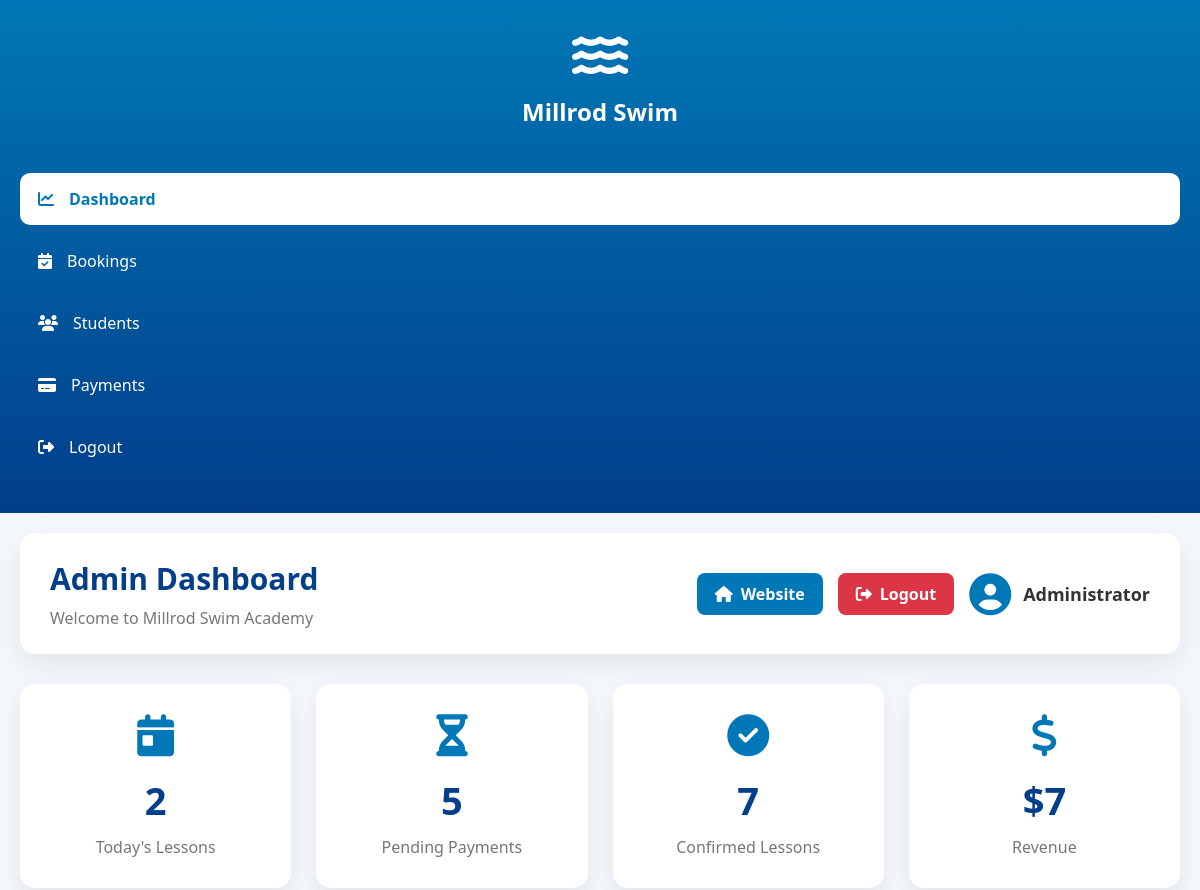
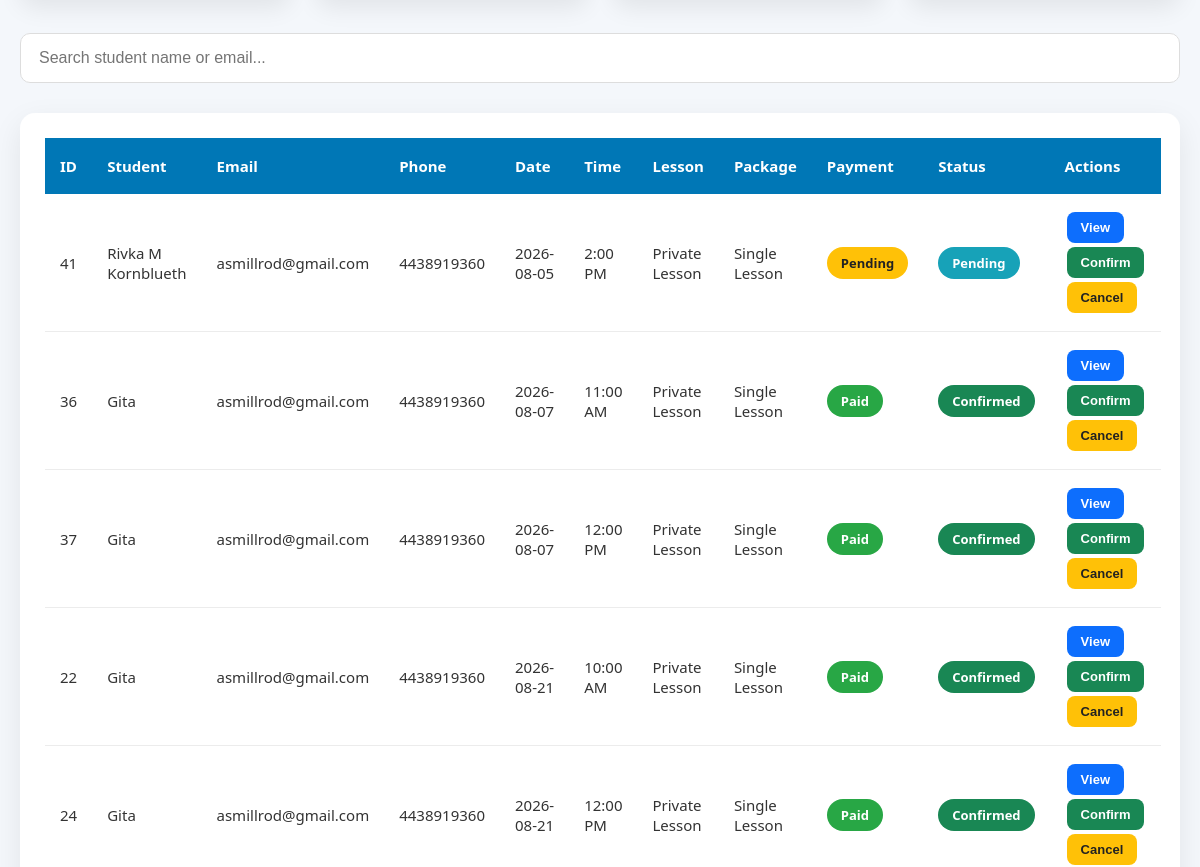
Page /admin/ (signed in, upper part) on the earlier database version (2 pictures, top to bottom).
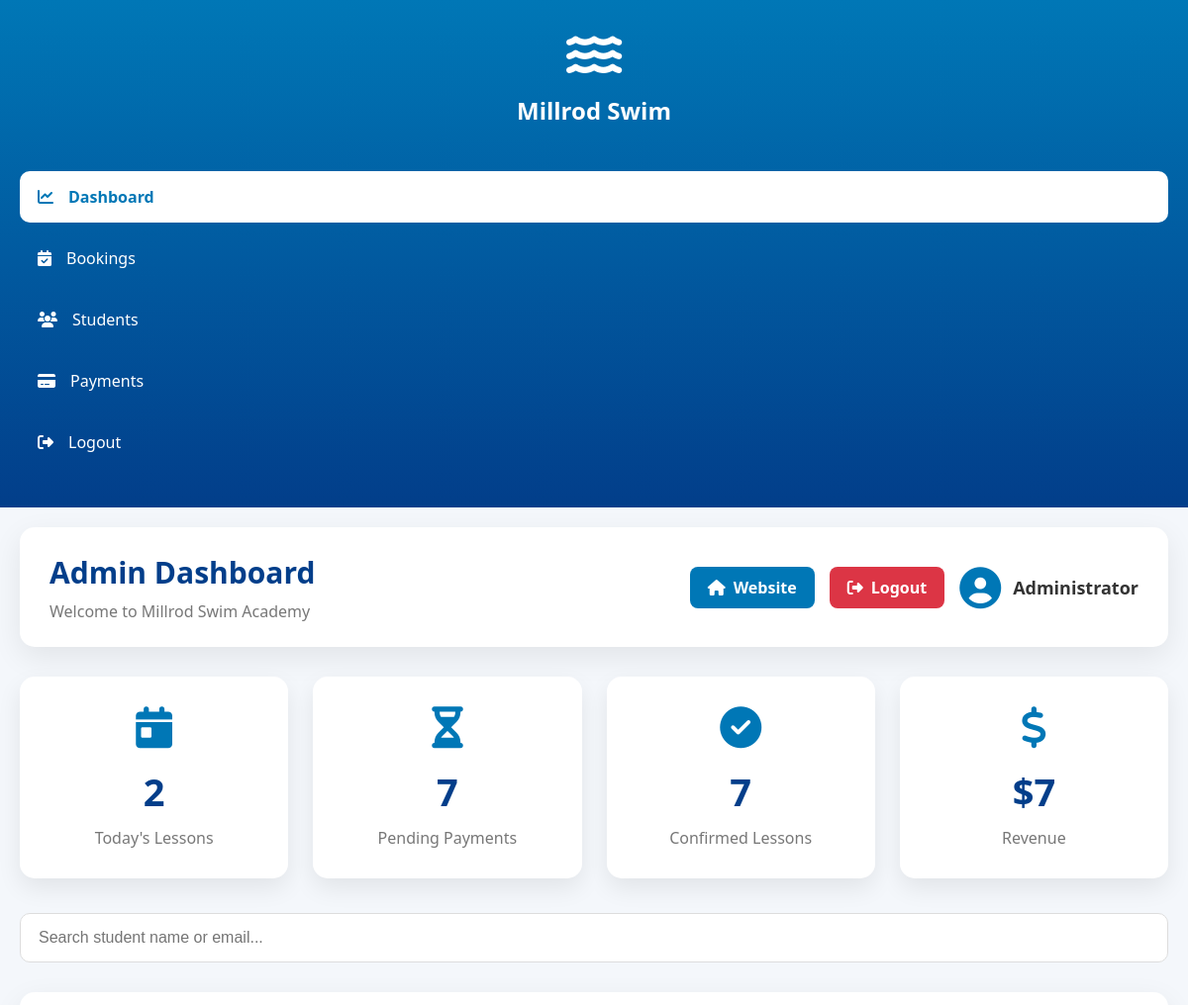
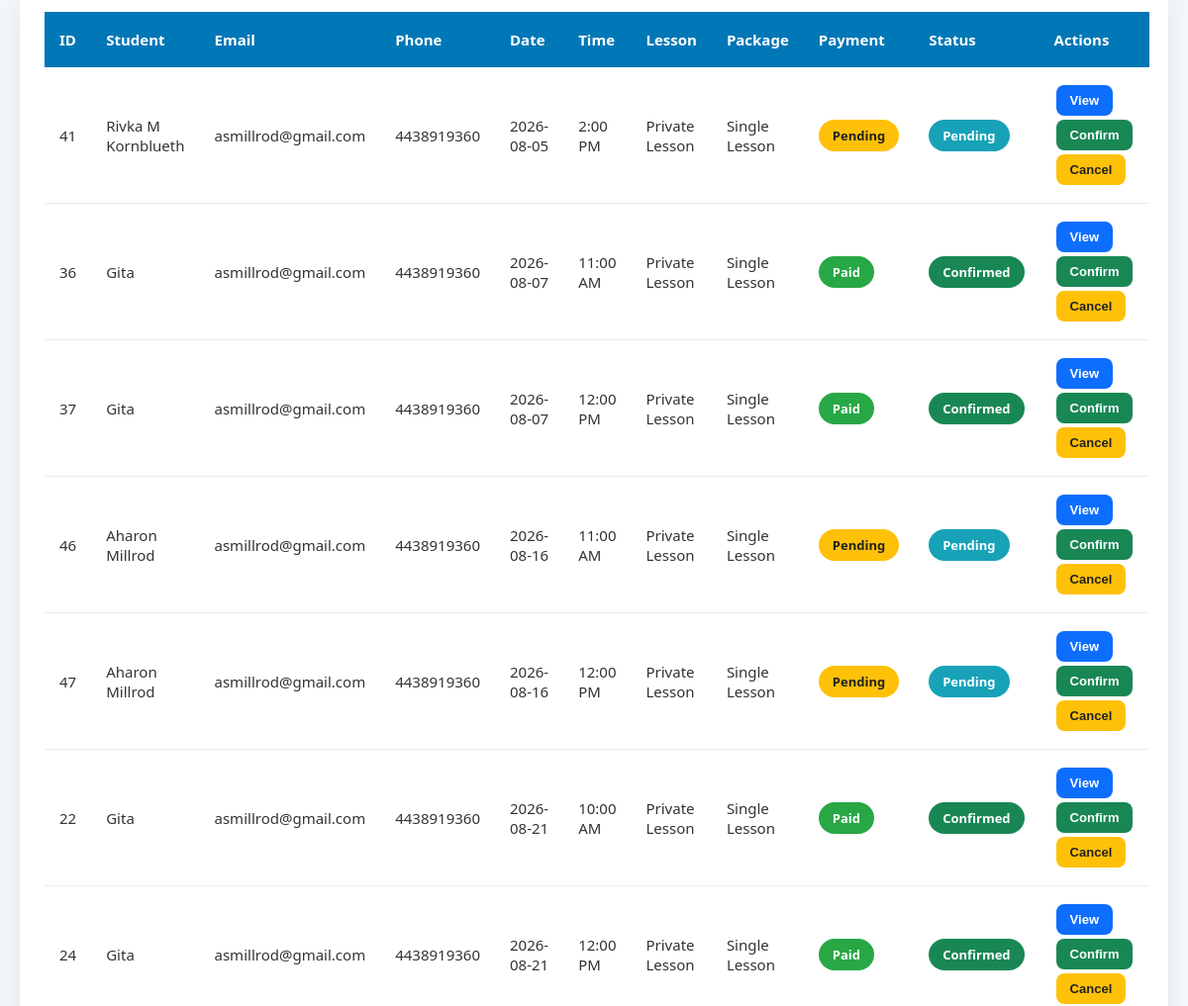
Same page on the later database version (2 pictures, top to bottom).
### tables this page shows
CREATE TABLE bookings (

        id INTEGER PRIMARY KEY AUTOINCREMENT,

        -- Customer information
        name TEXT NOT NULL,

        email TEXT NOT NULL,

        phone TEXT,

        -- Lesson information
        lesson_type TEXT NOT NULL,

        package TEXT NOT NULL,

        -- Schedule
        lesson_date TEXT NOT NULL,

        lesson_time TEXT NOT NULL,

        -- Payment
        payment_status TEXT DEFAULT 'pending',

        stripe_payment_id TEXT,

        -- Booking status
        status TEXT DEFAULT 'pending',

        -- Reminder system
        reminder_sent INTEGER DEFAULT 0,

        created_at TIMESTAMP DEFAULT CURRENT_TIMESTAMP

    , payment_method TEXT DEFAULT 'card', price TEXT);

### routes/admin.py (the view)
@admin_bp.route("/")
def admin_dashboard():
    if not admin_required():
        return redirect(
            url_for(
                "admin.admin_login"
            )
        )
    conn = get_db_connection()
    cursor = conn.cursor()
    cursor.execute(
        """
        SELECT *
        FROM bookings
        ORDER BY lesson_date, lesson_time
        """
    )
    bookings = cursor.fetchall()
    today = datetime.now().strftime(
        "%Y-%m-%d"
    )
    cursor.execute(
        """
        SELECT COUNT(*)
        FROM bookings
        WHERE lesson_date=?
        AND status='confirmed'
        """,
        (today,)
    )
    today_lessons = cursor.fetchone()[0]
    cursor.execute(
        """
        SELECT COUNT(*)
        FROM bookings
        WHERE payment_status='pending'
        """
    )
    pending_payments = cursor.fetchone()[0]
    cursor.execute(
        """
        SELECT COUNT(*)
        FROM bookings
        WHERE status='confirmed'
        """
    )
    confirmed_lessons = cursor.fetchone()[0]
    cursor.execute(
        """
        SELECT COUNT(*)
        FROM bookings
        WHERE payment_status='paid'
        """
    )
    revenue = cursor.fetchone()[0]
    conn.close()
    return render_template(
        "admin.html",
        bookings=bookings,
        today_lessons=today_lessons,
        pending_payments=pending_payments,
        confirmed_lessons=confirmed_lessons,
        revenue=revenue
    )

### database.py (called while the page is built)
def get_db_connection():
    conn = sqlite3.connect(DATABASE)
    conn.row_factory = sqlite3.Row
    return conn

### routes/admin.py (called while the page is built)
def admin_required():
    return session.get(
        "admin_logged_in",
        False
    )

### templates/admin.html (shortened to what this page needs)
<!doctype html>
<html lang="en">
  <head>
    <link
      rel="stylesheet"
      href="{{ url_for('static', filename='admin.css') }}"
    />
    <link
      rel="stylesheet"
      href="https://cdnjs.cloudflare.com/ajax/libs/font-awesome/6.6.0/css/all.min.css"
    />
  </head>
  <body>
    <div class="dashboard">
      <aside class="sidebar">
        <div class="logo">
          <i class="fas fa-water"></i>
          <h2>Millrod Swim</h2>
        </div>
        <nav>
          <a href="#" class="active">
            <i class="fas fa-chart-line"></i>
            Dashboard
          </a>
          <a href="#bookings">
            <i class="fas fa-calendar-check"></i>
            Bookings
          </a>
          <a href="#students">
            <i class="fas fa-users"></i>
            Students
          </a>
          <a href="#payments">
            <i class="fas fa-credit-card"></i>
            Payments
          </a>
          <a href="/admin/logout">
            <i class="fas fa-sign-out-alt"></i>
            Logout
          </a>
        </nav>
      </aside>
      <main class="content">
        <header class="topbar">
          <div>
            <h1>Admin Dashboard</h1>
            <p>Welcome to Millrod Swim Academy</p>
          </div>
          <div class="topbar-actions">
            <a href="/" class="home-btn">
              <i class="fas fa-home"></i>
              Website
            </a>
            <a href="/admin/logout" class="logout-btn">
              <i class="fas fa-sign-out-alt"></i>
              Logout
            </a>
            <div class="admin-user">
              <i class="fas fa-user-circle"></i>
              <span>Administrator</span>
            </div>
          </div>
        </header>
        <section class="stats">
          <div class="card">
            <i class="fas fa-calendar-day"></i>
            <h3>{{ today_lessons }}</h3>
            <p>Today's Lessons</p>
          </div>
          <div class="card">
            <i class="fas fa-hourglass-half"></i>
            <h3>{{ pending_payments }}</h3>
            <p>Pending Payments</p>
          </div>
          <div class="card">
            <i class="fas fa-check-circle"></i>
            <h3>{{ confirmed_lessons }}</h3>
            <p>Confirmed Lessons</p>
          </div>
          <div class="card">
            <i class="fas fa-dollar-sign"></i>
            <h3>${{ revenue }}</h3>
            <p>Revenue</p>
          </div>
        </section>
        <section class="search-bar">
          <input
            type="text"
            id="searchInput"
            placeholder="Search student name or email..."
          />
        </section>
        <section class="table-container" id="bookings">
          <table id="bookingTable">
            <thead>
              <tr>
                <th>ID</th>
                <th>Student</th>
                <th>Email</th>
                <th>Phone</th>
                <th>Date</th>
                <th>Time</th>
                <th>Lesson</th>
                <th>Package</th>
                <th>Payment</th>
                <th>Status</th>
                <th>Actions</th>
              </tr>
            </thead>
            <tbody>
              {% for booking in bookings %}
              <tr>
                <td>{{ booking.id }}</td>
                <td>{{ booking.name }}</td>
                <td>{{ booking.email }}</td>
                <td>{{ booking.phone }}</td>
                <td>{{ booking.lesson_date }}</td>
                <td>{{ booking.lesson_time }}</td>
                <td>{{ booking.lesson_type }}</td>
                <td>{{ booking.package }}</td>
                <td>
                  {% if booking.payment_status == "paid" %}
                  <span class="badge paid"> Paid </span>
                  {% else %}
                  <span class="badge pending"> Pending </span>
                  {% endif %}
                </td>
                <td>
                  {% if booking.status == "confirmed" %}
                  <span class="badge confirmed"> Confirmed </span>
                  {% elif booking.status == "cancelled" %}
                  <span class="badge cancelled"> Cancelled </span>
                  {% else %}
                  <span class="badge waiting"> Pending </span>
                  {% endif %}
                </td>
                <td>
                  <button class="view-btn" data-id="{{ booking.id }}">
                    View
                  </button>
                  <button class="confirm-btn" data-id="{{ booking.id }}">
                    Confirm
                  </button>
                  <button class="cancel-btn" data-id="{{ booking.id }}">
                    Cancel
                  </button>
                </td>
              </tr>
              {% endfor %}
            </tbody>
          </table>
        </section>
      </main>
    </div>
  </body>
</html>

### static/admin.css (style rules this page uses)
* { margin: 0; padding: 0; box-sizing: border-box; }
body { font-family: "Segoe UI", Tahoma, Geneva, Verdana, sans-serif; background: #f4f7fb; color: #333; }
a { text-decoration: none; color: inherit; }
.dashboard { display: flex; min-height: 100vh; }
.sidebar { width: 260px; background: linear-gradient(180deg, #0077b6, #023e8a); color: white; padding: 30px 20px; position: fixed; left: 0; top: 0; bottom: 0; }
.logo { text-align: center; margin-bottom: 45px; }
.logo i { font-size: 50px; margin-bottom: 15px; }
.logo h2 { font-size: 24px; font-weight: bold; }
.sidebar nav { display: flex; flex-direction: column; }
.sidebar nav a { padding: 15px 18px; margin-bottom: 10px; border-radius: 10px; transition: 0.3s; display: flex; align-items: center; gap: 15px; font-size: 16px; }
.sidebar nav a.active { background: white; color: #0077b6; font-weight: bold; }
.content { margin-left: 260px; flex: 1; padding: 35px; }
.topbar { background: white; border-radius: 15px; padding: 25px 30px; display: flex; justify-content: space-between; align-items: center; box-shadow: 0 10px 30px rgba(0, 0, 0, 0.08); margin-bottom: 30px; }
.topbar h1 { color: #023e8a; font-size: 30px; }
.topbar p { margin-top: 8px; color: #777; }
.admin-user { display: flex; align-items: center; gap: 12px; font-size: 18px; font-weight: bold; }
.admin-user i { font-size: 42px; color: #0077b6; }
.stats { display: grid; grid-template-columns: repeat(auto-fit, minmax(220px, 1fr)); gap: 25px; margin-bottom: 35px; }
.card { background: white; border-radius: 15px; padding: 30px; box-shadow: 0 10px 25px rgba(0, 0, 0, 0.08); transition: 0.3s; text-align: center; }
.card i { font-size: 42px; color: #0077b6; margin-bottom: 18px; }
.card h3 { font-size: 38px; color: #023e8a; margin-bottom: 10px; }
.card p { color: #777; font-size: 16px; }
.search-bar { margin-bottom: 30px; }
.search-bar input { width: 100%; padding: 15px 18px; border-radius: 10px; border: 1px solid #ddd; font-size: 16px; outline: none; }
.table-container { background: white; border-radius: 15px; padding: 25px; box-shadow: 0 10px 30px rgba(0, 0, 0, 0.08); overflow-x: auto; }
table { width: 100%; border-collapse: collapse; min-width: 1100px; }
thead { background: #0077b6; color: white; }
thead th { padding: 18px 15px; text-align: left; font-size: 15px; }
tbody td { padding: 16px 15px; border-bottom: 1px solid #ececec; font-size: 15px; }
tbody tr { transition: 0.25s; }
.badge { display: inline-block; padding: 7px 14px; border-radius: 25px; font-size: 13px; font-weight: bold; color: white; }
.paid { background: #28a745; }
.pending { background: #ffc107; color: #222; }
.confirmed { background: #198754; }
.waiting { background: #17a2b8; }
td button { border: none; padding: 8px 14px; margin: 2px; border-radius: 8px; cursor: pointer; font-size: 13px; font-weight: bold; transition: 0.25s; }
.view-btn { background: #0d6efd; color: white; }
.confirm-btn { background: #198754; color: white; }
.cancel-btn { background: #ffc107; color: #222; }
@media (max-width: 1200px) { .content { margin-left: 0; padding: 20px; } }
@media (max-width: 1200px) { .sidebar { position: relative; width: 100%; height: auto; } }
@media (max-width: 1200px) { .dashboard { flex-direction: column; } }
.topbar-actions { display: flex; align-items: center; gap: 15px; }
.home-btn, .logout-btn { display: inline-flex; align-items: center; gap: 8px; padding: 10px 18px; border-radius: 8px; text-decoration: none; color: white; font-weight: 600; transition: 0.3s; }
.home-btn { background: #0077b6; }
.logout-btn { background: #dc3545; }

Differences in the rows shown:
added bookings: id "46", name "Aharon Millrod", email "asmillrod@gmail.com", phone "4438919360", lesson_date "2026-08-16", lesson_time "11:00 AM", lesson_type "Private Lesson", package "Single Lesson", payment_status "Pending", status "Pending"
added bookings: id "47", name "Aharon Millrod", email "asmillrod@gmail.com", phone "4438919360", lesson_date "2026-08-16", lesson_time "12:00 PM", lesson_type "Private Lesson", package "Single Lesson", payment_status "Pending", status "Pending"
Other differences:
{{ pending_payments }}: "5" → "7"
